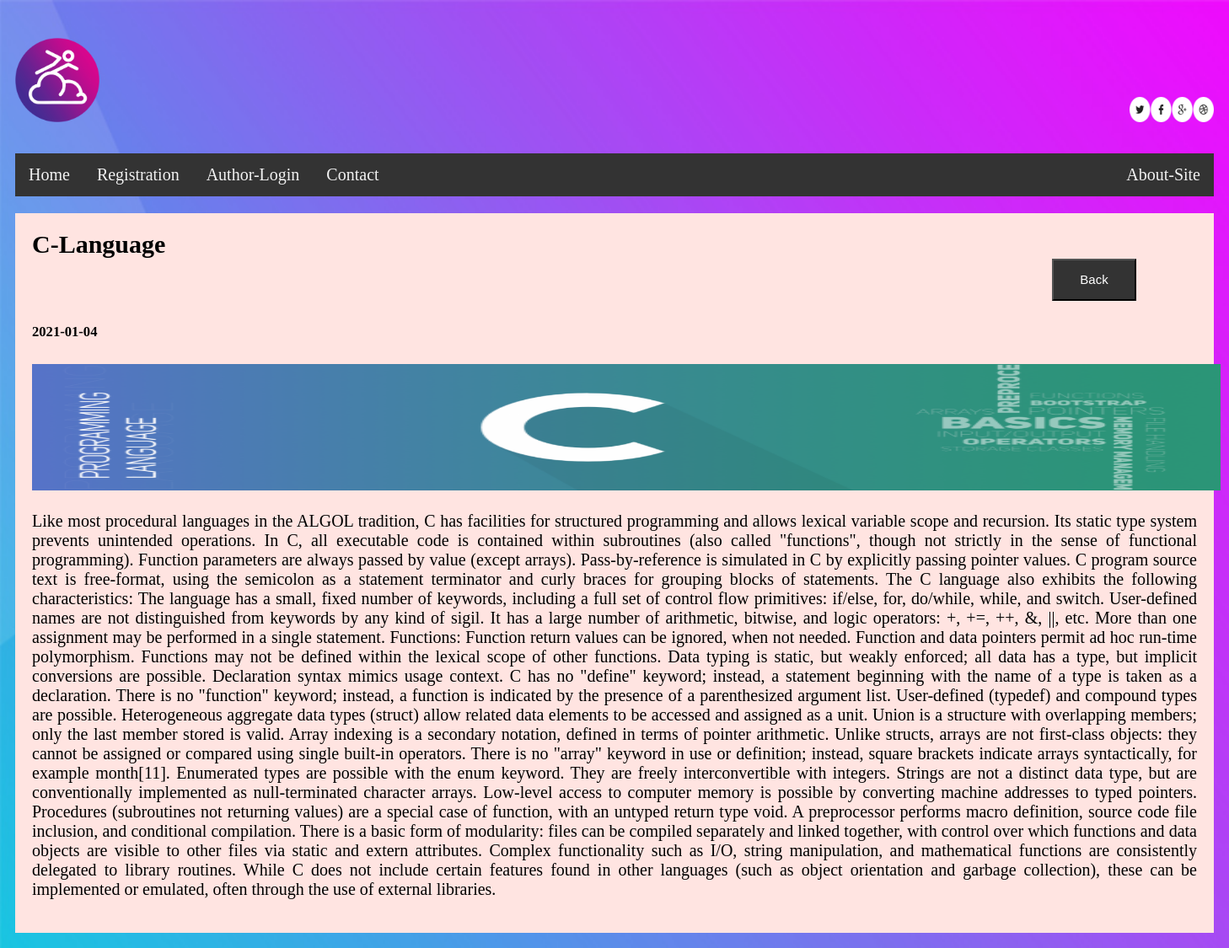
/contant.php?id=1, run on the app's committed database.
### tables this page shows
CREATE TABLE IF NOT EXISTS `blog` (
  `id` varchar(10) NOT NULL,
  `dname` varchar(200) NOT NULL,
  `category` varchar(400) NOT NULL,
  `title` varchar(500) NOT NULL,
  `date` varchar(100) NOT NULL,
  `image` varchar(500) NOT NULL,
  `stext` varchar(20000) NOT NULL,
  `wtext` varchar(43700) NOT NULL,
  `blogby` varchar(100) NOT NULL
);

### contant.php (the view)
<?php include("bnav.php"); ?>
 <div class="card">
   <div style="height:100%;">
   <?php
   $id=$_REQUEST['id'];
   $con=mysqli_connect("127.0.0.1","root","","blog_portal");
   $q1="select * from blog where id='$id'";
   $res=mysqli_query($con,$q1);
   $row=mysqli_fetch_array($res);
  echo "<h2 style='display:inline'>".$row[3]."</h2> <a href='index.php' style='margin-left:1210px;'><button>Back</button></a>";
   echo "<h5>".$row[4]."</h5>";
   echo "<img src='".$row[5]."' style='width:1410px;height:150px;'>";
   echo"<div>";
   echo"<p style='text-align:justify;'>".$row[7]."</p></div>";
?>
</div>
</div>

### bnav.php (style rules this page uses)
* { box-sizing: border-box; }
body { padding: 10px; background: url(Images/b4.jpg); background-repeat: no-repeat; background-size: 1920px 1965px; font-family: 'Playfair Display', serif; font-size:20px; }
.card { background-color:mistyrose; padding: 20px; margin-top:20px; }
button { width:100px; height:50px; background-color: #333; color:white; font-size:15px; }

### data on the page
blog: title "C-Language", date "2021-01-04", image (picture), wtext "Like most procedural languages in the ALGOL tradition, C has facilities for structured programming and allows lexical variable scope and recursion. Its static type system prevents unintended operations. In C, all executable code is contained within subroutines (also called \"functions\", though not strictly in the sense of functional programming). Function parameters are always passed by value (except arrays). Pass-by-reference is simulated in C by explicitly passing pointer values. C program source text is free-format, using the semicolon as a statement terminator and curly braces for grouping blocks of statements. The C language also exhibits the following characteristics: The language has…"
